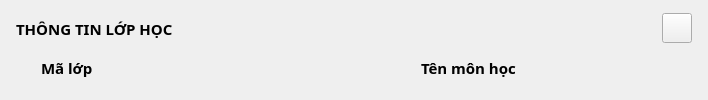
         <widget class="QWidget" name="rooms_popup">
          <layout class="QVBoxLayout" name="verticalLayout_13">
           <item>
            <widget class="QWidget" name="head_admins_4" native="true">
             <property name="maximumSize">
              <size>
               <width>16777215</width>
               <height>35</height>
              </size>
             </property>
             <property name="styleSheet">
              <string notr="true"/>
             </property>
             <layout class="QHBoxLayout" name="horizontalLayout_6">
              <property name="spacing">
               <number>5</number>
              </property>
              <property name="leftMargin">
               <number>5</number>
              </property>
              <property name="topMargin">
               <number>0</number>
              </property>
              <property name="rightMargin">
               <number>5</number>
              </property>
              <property name="bottomMargin">
               <number>0</number>
              </property>
              <item>
               <widget class="QLabel" name="admin_label_4">
                <property name="font">
                 <font>
                  <family>Cascadia Code</family>
                  <pointsize>11</pointsize>
                  <weight>75</weight>
                  <bold>true</bold>
                 </font>
                </property>
                <property name="text">
                 <string>THÔNG TIN LỚP HỌC</string>
                </property>
               </widget>
              </item>
              <item>
               <spacer name="horizontalSpacer_5">
                <property name="orientation">
                 <enum>Qt::Horizontal</enum>
                </property>
                <property name="sizeHint" stdset="0">
                 <size>
                  <width>484</width>
                  <height>20</height>
                 </size>
                </property>
               </spacer>
              </item>
              <item>
               <widget class="QPushButton" name="pushButton_4">
                <property name="maximumSize">
                 <size>
                  <width>30</width>
                  <height>30</height>
                 </size>
                </property>
                <property name="text">
                 <string/>
                </property>
                <property name="icon">
                 <iconset resource="resources/resources.qrc">
                  <normaloff>:/icon-EC8482/EC8482/x-octagon.svg</normaloff>:/icon-EC8482/EC8482/x-octagon.svg</iconset>
                </property>
                <property name="iconSize">
                 <size>
                  <width>30</width>
                  <height>30</height>
                 </size>
                </property>
               </widget>
              </item>
             </layout>
            </widget>
           </item>
           <item>
            <widget class="QWidget" name="body_admins_4" native="true">
             <property name="styleSheet">
              <string notr="true"/>
             </property>
             <widget class="QLineEdit" name="admin_id_text_4">
              <property name="enabled">
               <bool>false</bool>
              </property>
              <property name="geometry">
               <rect>
                <x>20</x>
                <y>40</y>
                <width>351</width>
                <height>31</height>
               </rect>
              </property>
              <property name="font">
               <font>
                <family>Cascadia Code</family>
                <pointsize>11</pointsize>
                <weight>50</weight>
                <bold>false</bold>
               </font>
              </property>
              <property name="styleSheet">
               <string notr="true">background-color: rgb(255, 255, 255);</string>
              </property>
             </widget>
             <widget class="QLineEdit" name="admin_username_text_4">
              <property name="geometry">
               <rect>
                <x>20</x>
                <y>140</y>
                <width>351</width>
                <height>31</height>
               </rect>
              </property>
              <property name="font">
               <font>
                <family>Cascadia Code</family>
                <pointsize>11</pointsize>
                <weight>50</weight>
                <bold>false</bold>
               </font>
              </property>
              <property name="styleSheet">
               <string notr="true">background-color: rgb(255, 255, 255);</string>
              </property>
             </widget>
             <widget class="QLineEdit" name="admin_password_text_9">
              <property name="geometry">
               <rect>
                <x>20</x>
                <y>240</y>
                <width>351</width>
                <height>131</height>
               </rect>
              </property>
              <property name="font">
               <font>
                <family>Cascadia Code</family>
                <pointsize>11</pointsize>
                <weight>50</weight>
                <bold>false</bold>
               </font>
              </property>
              <property name="styleSheet">
               <string notr="true">background-color: rgb(255, 255, 255);</string>
              </property>
             </widget>
             <widget class="QLabel" name="admin_id_label_4">
              <property name="geometry">
               <rect>
                <x>30</x>
                <y>0</y>
                <width>201</width>
                <height>31</height>
               </rect>
              </property>
              <property name="font">
               <font>
                <family>Cascadia Code</family>
                <pointsize>11</pointsize>
                <weight>75</weight>
                <bold>true</bold>
               </font>
              </property>
              <property name="text">
               <string>Mã lớp</string>
              </property>
             </widget>
             <widget class="QLabel" name="admin_username_label_4">
              <property name="geometry">
               <rect>
                <x>30</x>
                <y>100</y>
                <width>201</width>
                <height>31</height>
               </rect>
              </property>
              <property name="font">
               <font>
                <family>Cascadia Code</family>
                <pointsize>11</pointsize>
                <weight>75</weight>
                <bold>true</bold>
               </font>
              </property>
              <property name="text">
               <string>Mã giáo viên</string>
              </property>
             </widget>
             <widget class="QLabel" name="admin_password_label_9">
              <property name="geometry">
               <rect>
                <x>30</x>
                <y>200</y>
                <width>201</width>
                <height>31</height>
               </rect>
              </property>
              <property name="font">
               <font>
                <family>Cascadia Code</family>
                <pointsize>11</pointsize>
                <weight>75</weight>
                <bold>true</bold>
               </font>
              </property>
              <property name="text">
               <string>Lịch học</string>
              </property>
             </widget>
             <widget class="QPushButton" name="admin_save_btn_4">
              <property name="geometry">
               <rect>
                <x>520</x>
                <y>390</y>
                <width>93</width>
                <height>28</height>
               </rect>
              </property>
              <property name="font">
               <font>
                <family>Cascadia Code</family>
                <pointsize>11</pointsize>
               </font>
              </property>
              <property name="styleSheet">
               <string notr="true">background-color: rgb(255, 255, 255);</string>
              </property>
              <property name="text">
               <string>Lưu</string>
              </property>
             </widget>
             <widget class="QPushButton" name="admin_refesh_btn_4">
              <property name="geometry">
               <rect>
                <x>650</x>
                <y>390</y>
                <width>93</width>
                <height>28</height>
               </rect>
              </property>
              <property name="font">
               <font>
                <family>Cascadia Code</family>
                <pointsize>11</pointsize>
               </font>
              </property>
              <property name="styleSheet">
               <string notr="true">background-color: rgb(255, 255, 255);</string>
              </property>
              <property name="text">
               <string>Làm mới</string>
              </property>
             </widget>
             <widget class="QLabel" name="admin_password_label_10">
              <property name="geometry">
               <rect>
                <x>410</x>
                <y>100</y>
                <width>201</width>
                <height>31</height>
               </rect>
              </property>
              <property name="font">
               <font>
                <family>Cascadia Code</family>
                <pointsize>11</pointsize>
                <weight>75</weight>
                <bold>true</bold>
               </font>
              </property>
              <property name="text">
               <string>Phòng học</string>
              </property>
             </widget>
             <widget class="QLineEdit" name="admin_password_text_10">
              <property name="geometry">
               <rect>
                <x>400</x>
                <y>140</y>
                <width>351</width>
                <height>31</height>
               </rect>
              </property>
              <property name="font">
               <font>
                <family>Cascadia Code</family>
                <pointsize>11</pointsize>
                <weight>50</weight>
                <bold>false</bold>
               </font>
              </property>
              <property name="styleSheet">
               <string notr="true">background-color: rgb(255, 255, 255);</string>
              </property>
             </widget>
             <widget class="QLabel" name="admin_password_label_11">
              <property name="geometry">
               <rect>
                <x>410</x>
                <y>200</y>
                <width>201</width>
                <height>31</height>
               </rect>
              </property>
              <property name="font">
               <font>
                <family>Cascadia Code</family>
                <pointsize>11</pointsize>
                <weight>75</weight>
                <bold>true</bold>
               </font>
              </property>
              <property name="text">
               <string>Số lượng sinh viên</string>
              </property>
             </widget>
             <widget class="QLineEdit" name="admin_password_text_11">
              <property name="geometry">
               <rect>
                <x>400</x>
                <y>240</y>
                <width>351</width>
                <height>31</height>
               </rect>
              </property>
              <property name="font">
               <font>
                <family>Cascadia Code</family>
                <pointsize>11</pointsize>
                <weight>50</weight>
                <bold>false</bold>
               </font>
              </property>
              <property name="styleSheet">
               <string notr="true">background-color: rgb(255, 255, 255);</string>
              </property>
              <property name="text">
               <string/>
              </property>
             </widget>
             <widget class="QLineEdit" name="admin_password_text_12">
              <property name="geometry">
               <rect>
                <x>400</x>
                <y>340</y>
                <width>351</width>
                <height>31</height>
               </rect>
              </property>
              <property name="font">
               <font>
                <family>Cascadia Code</family>
                <pointsize>11</pointsize>
                <weight>50</weight>
                <bold>false</bold>
               </font>
              </property>
              <property name="styleSheet">
               <string notr="true">background-color: rgb(255, 255, 255);</string>
              </property>
             </widget>
             <widget class="QLabel" name="admin_password_label_12">
              <property name="geometry">
               <rect>
                <x>410</x>
                <y>300</y>
                <width>201</width>
                <height>31</height>
               </rect>
              </property>
              <property name="font">
               <font>
                <family>Cascadia Code</family>
                <pointsize>11</pointsize>
                <weight>75</weight>
                <bold>true</bold>
               </font>
              </property>
              <property name="text">
               <string>Số buổi</string>
              </property>
             </widget>
             <widget class="QLineEdit" name="admin_password_text_13">
              <property name="geometry">
               <rect>
                <x>400</x>
                <y>40</y>
                <width>351</width>
                <height>31</height>
               </rect>
              </property>
              <property name="font">
               <font>
                <family>Cascadia Code</family>
                <pointsize>11</pointsize>
                <weight>50</weight>
                <bold>false</bold>
               </font>
              </property>
              <property name="styleSheet">
               <string notr="true">background-color: rgb(255, 255, 255);</string>
              </property>
             </widget>
             <widget class="QLabel" name="admin_password_label_13">
              <property name="geometry">
               <rect>
                <x>410</x>
                <y>0</y>
                <width>201</width>
                <height>31</height>
               </rect>
              </property>
              <property name="font">
               <font>
                <family>Cascadia Code</family>
                <pointsize>11</pointsize>
                <weight>75</weight>
                <bold>true</bold>
               </font>
              </property>
              <property name="text">
               <string>Tên môn học</string>
              </property>
             </widget>
            </widget>
           </item>
          </layout>
         </widget>
